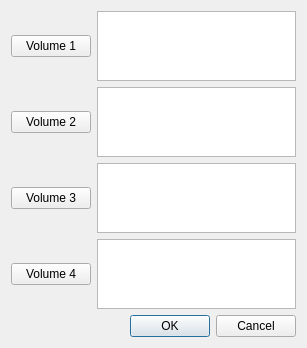
<?xml version="1.0" encoding="UTF-8"?>
<ui version="4.0">
 <class>Load4VolumesDialog</class>
 <widget class="QDialog" name="Load4VolumesDialog">
  <property name="geometry">
   <rect>
    <x>0</x>
    <y>0</y>
    <width>307</width>
    <height>347</height>
   </rect>
  </property>
  <property name="windowTitle">
   <string>Load 4 Volumes</string>
  </property>
  <layout class="QGridLayout" name="gridLayout">
   <item row="0" column="0">
    <widget class="QPushButton" name="volButton1">
     <property name="text">
      <string>Volume 1</string>
     </property>
    </widget>
   </item>
   <item row="0" column="1">
    <widget class="QListWidget" name="volList1"/>
   </item>
   <item row="2" column="0">
    <widget class="QPushButton" name="volButton3">
     <property name="text">
      <string>Volume 3</string>
     </property>
    </widget>
   </item>
   <item row="2" column="1">
    <widget class="QListWidget" name="volList3"/>
   </item>
   <item row="1" column="1">
    <widget class="QListWidget" name="volList2"/>
   </item>
   <item row="1" column="0">
    <widget class="QPushButton" name="volButton2">
     <property name="text">
      <string>Volume 2</string>
     </property>
    </widget>
   </item>
   <item row="3" column="1">
    <widget class="QListWidget" name="volList4"/>
   </item>
   <item row="3" column="0">
    <widget class="QPushButton" name="volButton4">
     <property name="text">
      <string>Volume 4</string>
     </property>
    </widget>
   </item>
   <item row="4" column="0" colspan="2">
    <widget class="QDialogButtonBox" name="buttonBox">
     <property name="orientation">
      <enum>Qt::Horizontal</enum>
     </property>
     <property name="standardButtons">
      <set>QDialogButtonBox::Cancel|QDialogButtonBox::Ok</set>
     </property>
    </widget>
   </item>
  </layout>
 </widget>
 <resources/>
 <connections>
  <connection>
   <sender>buttonBox</sender>
   <signal>accepted()</signal>
   <receiver>Load4VolumesDialog</receiver>
   <slot>accept()</slot>
   <hints>
    <hint type="sourcelabel">
     <x>248</x>
     <y>254</y>
    </hint>
    <hint type="destinationlabel">
     <x>157</x>
     <y>274</y>
    </hint>
   </hints>
  </connection>
  <connection>
   <sender>buttonBox</sender>
   <signal>rejected()</signal>
   <receiver>Load4VolumesDialog</receiver>
   <slot>reject()</slot>
   <hints>
    <hint type="sourcelabel">
     <x>316</x>
     <y>260</y>
    </hint>
    <hint type="destinationlabel">
     <x>286</x>
     <y>274</y>
    </hint>
   </hints>
  </connection>
 </connections>
</ui>
